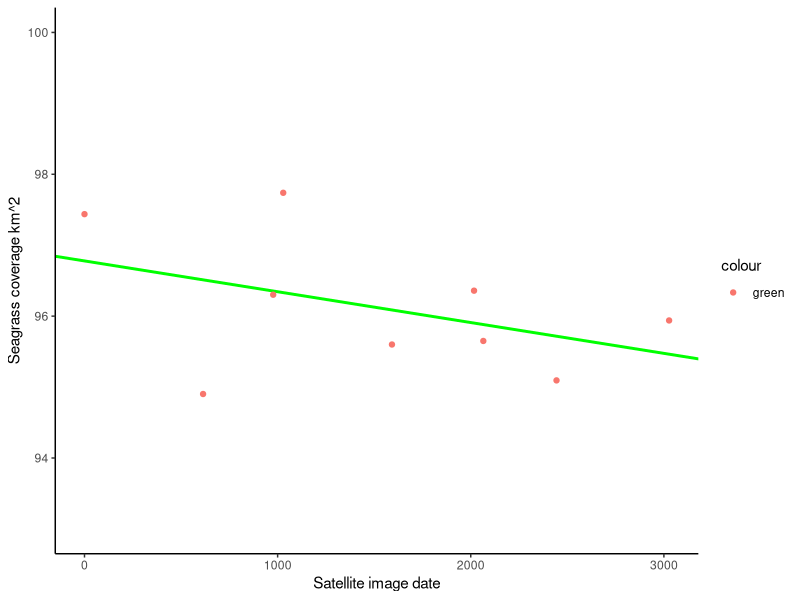
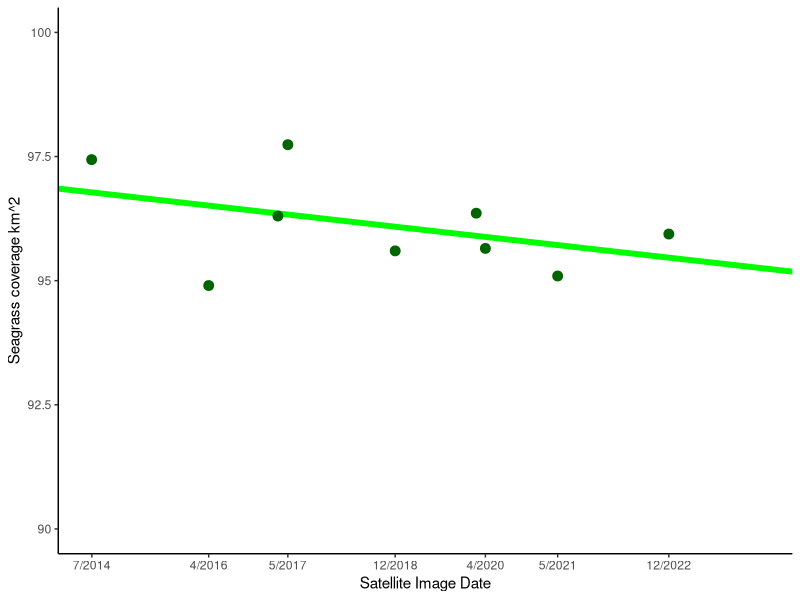
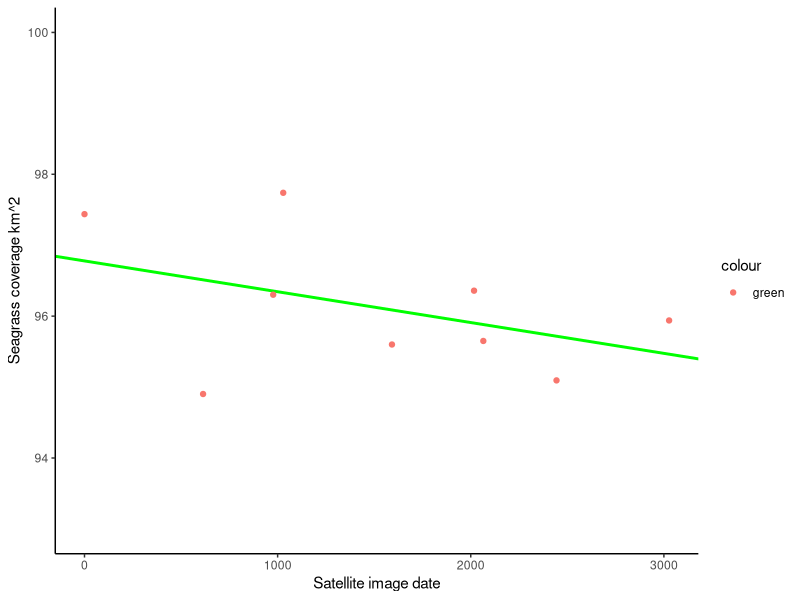
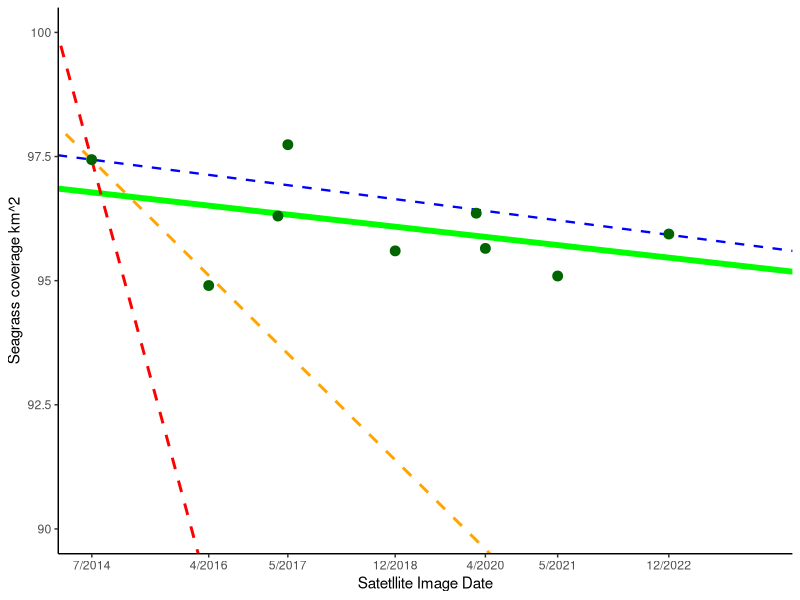
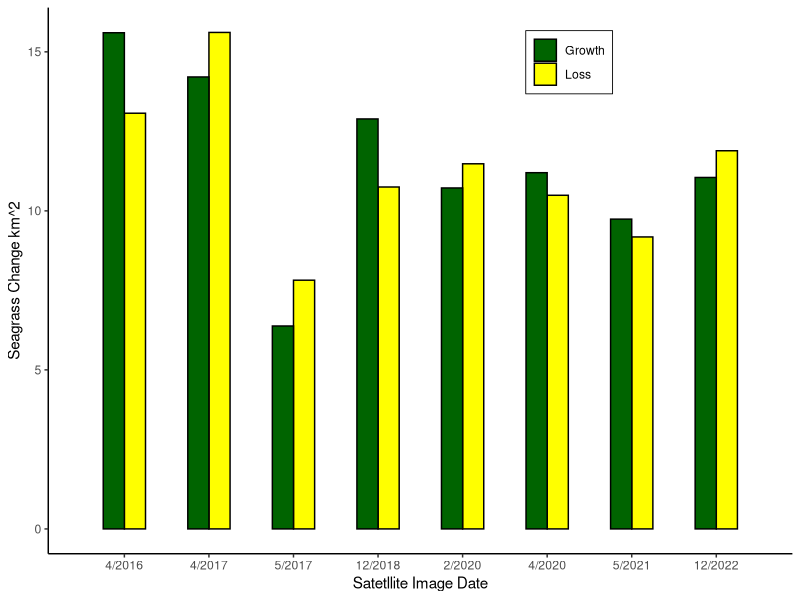

These charts were generated, in order, by the following R code:
## ---- chunk 1
library(ggplot2)
SG <- read.csv("Seagrass.csv")

Heat <- read.csv("Heatmap.csv")

Grow <- read.csv("Growth.csv")

## ---- chunk 2
lm = lm(Seagrass~DAY, data = SG)
summary(lm)

coeff=coefficients(lm)
# Equation of the line : 
eq = paste0("y = (", round(coeff[2],6)*1000, "*10^4) * x + ", round(coeff[1],1))
# Plot

plot1 <- ggplot(SG) +  ylim(93,100) + theme_classic() +
  geom_abline(intercept = coeff[1], slope = coeff[2], color="green", size=1) +
  geom_point(aes(x = DAY, y =Seagrass, color = "green" ))

plot1 +  xlab("Satellite image date") + ylab("Seagrass coverage km^2") 

plot <- ggplot(SG) 

plot + geom_abline(intercept = coeff[1], slope = coeff[2], color="green", size=2) +
  geom_point(aes(x = DAY, y =Seagrass), color = "dark green", size = 3 ) +
  
  xlab("Date in days") + ylab("Seagrass coverage km^2") + 
  scale_x_continuous(name = "Satellite Image Date", 
                   breaks = c(1,614,1029,1592,2065,2444,3027) , 
                   labels= c("7/2014","4/2016","5/2017","12/2018", "4/2020","5/2021","12/2022"), 
                   limits = c(0,3500)) +
  scale_y_continuous(breaks = c(90, 92.5, 95, 97.5, 100), labels = c("90","92.5","95","97.5","100"), limits = c(90,100)) + theme_classic() +
  theme(legend.position = "none")
## ---- chunk 3

lm = lm(Seagrass~DAY, data = SG)
summary(lm)

coeff=coefficients(lm)
# Equation of the line : 
eq = paste0("y = (", round(coeff[2],6)*1000, "*10^4) * x + ", round(coeff[1],1))
# Plot

plot1 <- ggplot(SG) +  ylim(93,100) + theme_classic() +
  geom_abline(intercept = coeff[1], slope = coeff[2], color="green", size=1) +
  geom_point(aes(x = DAY, y =Seagrass, color = "green" ))

plot1 +  xlab("Satellite image date") + ylab("Seagrass coverage km^2") 

plot <- ggplot(SG) 

plot + geom_abline(intercept = coeff[1], slope = coeff[2], color="green", size=2) +
    geom_abline(intercept = 97.438, slope  = -0.0142, color="red", 
                 linetype="dashed", size=1) +
   geom_abline(intercept = 97.438, slope = -0.0038, color="orange", 
                 linetype="dashed", size=1) +
  geom_abline(intercept = 97.438, slope = -0.0005, color="blue", 
                 linetype="dashed", size=0.8) +
  geom_point(aes(x = DAY, y =Seagrass), color = "dark green", size = 3 ) +
  
  xlab("Date in days") + ylab("Seagrass coverage km^2") + 
  scale_x_continuous(name = "Satetllite Image Date", 
                   breaks = c(1,614,1029,1592,2065,2444,3027) , 
                   labels= c("7/2014","4/2016","5/2017","12/2018", "4/2020","5/2021","12/2022"), 
                   limits = c(0,3500)) +
  scale_y_continuous(breaks = c(90, 92.5, 95, 97.5, 100), labels = c("90","92.5","95","97.5","100"), limits = c(90,100)) + theme_classic() +
  theme(legend.position = "none")

coeff[2]


## ---- chunk 4
glm = glm(Seagrass~DAY, data = SG, family = "gaussian")
summary(glm)
## ---- chunk 5
plot <- ggplot(Grow, aes(fill = TYPE, x=SAT, y= GROW)) + 
  geom_bar(position = "dodge", stat = "identity", width = 0.5, color = "black")  +
  ylab("Seagrass Change km^2") +
  scale_fill_manual(values = c("darkgreen","yellow"), labels=c('Growth', 'Loss')) + 
  scale_x_continuous(name = "Satetllite Image Date", 
          breaks=c(2,3,4,5,6,7,8,9),
          labels=c("4/2016","4/2017","5/2017","12/2018","2/2020","4/2020","5/2021","12/2022"),
          limits = c(1.5,9.5)) +
  theme_classic() + theme(legend.title = element_blank()) +
    theme(legend.position = c(0.7, 0.9),
    legend.background = element_rect(size=0.3, linetype="solid", color = "black"))

 plot      

## ---- chunk 6

